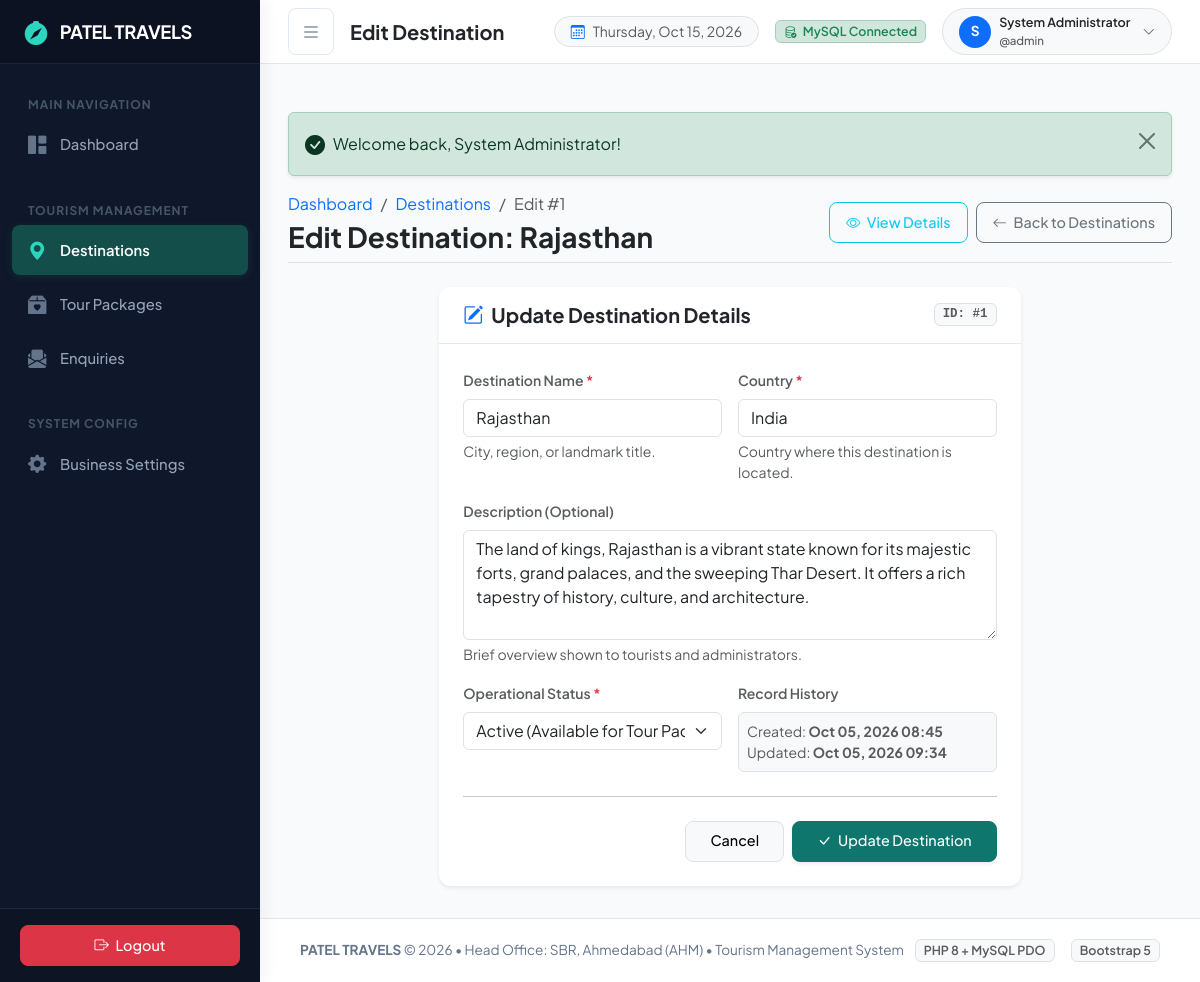
The page /admin/destinations/edit.php?id=1 (signed in) on the database as committed earlier.
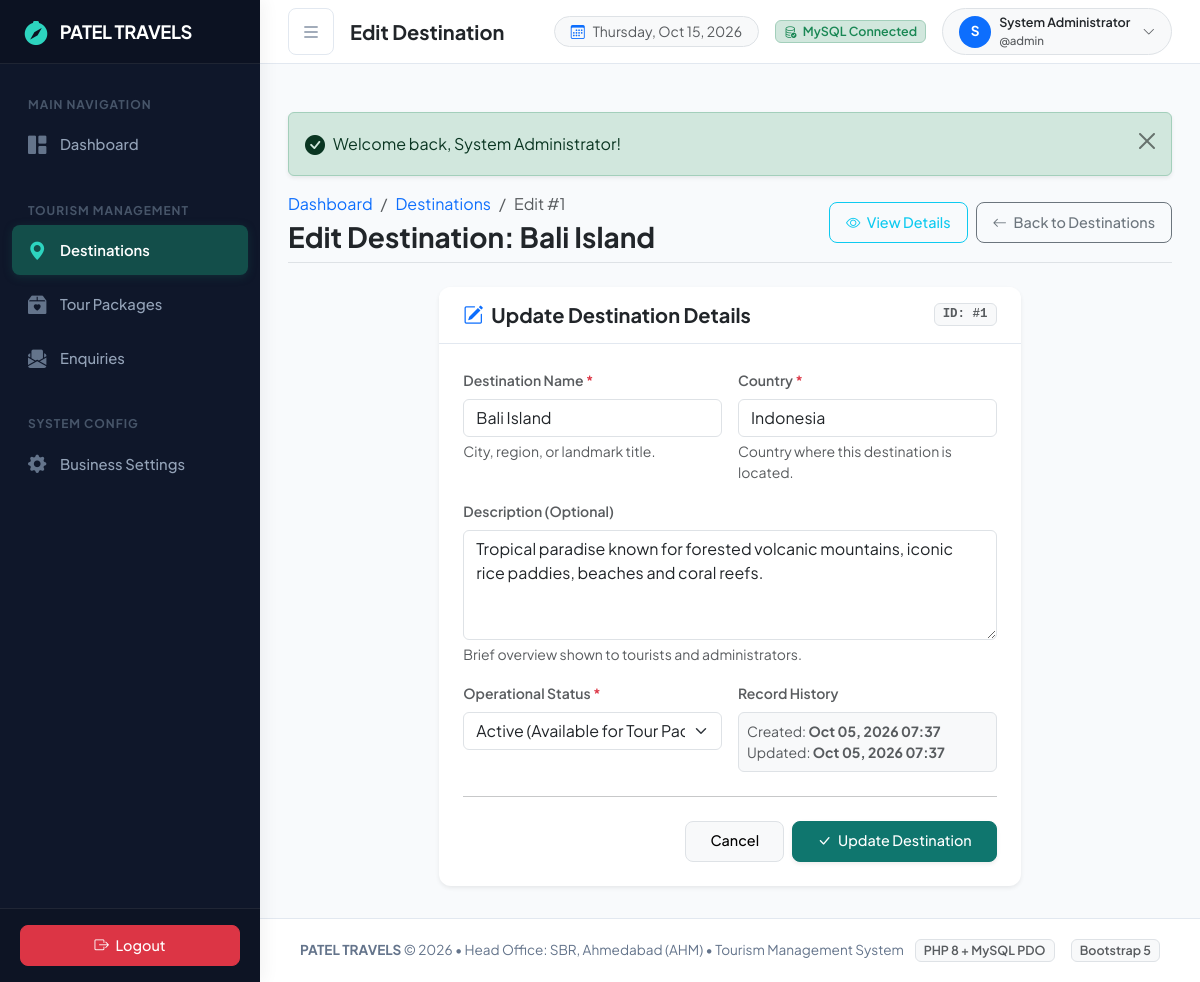
The same page on the database as committed later.
### tables this page shows
CREATE TABLE `destinations` (
  `destination_id` int NOT NULL AUTO_INCREMENT,
  `destination_name` varchar(100) NOT NULL,
  `country` varchar(100) NOT NULL,
  `description` text,
  `status` enum('active','inactive') DEFAULT 'active',
  `created_at` datetime DEFAULT CURRENT_TIMESTAMP,
  `updated_at` datetime DEFAULT CURRENT_TIMESTAMP ON UPDATE CURRENT_TIMESTAMP,
  PRIMARY KEY (`destination_id`),
  KEY `idx_destination_status` (`status`)
);

### includes/auth.php (called while the page is built, shortened)
<?php
function url(string $path = ''): string
{
    $cleanPath = ltrim($path, '/');
    return BASE_PATH . '/' . $cleanPath;
}
function format_date(?string $dateStr, string $format = 'M d, Y'): string
{
    $timestamp = strtotime($dateStr);
    return $timestamp ? date($format, $timestamp) : 'N/A';
}

### admin/destinations/edit.php (the view, shortened to what the changed rows need)
<?php
require_once __DIR__ . '/../../includes/auth.php';
$pdo = getDBConnection();
$id = (int)($_GET['id'] ?? $_POST['destination_id'] ?? 0);
try {
    $stmt = $pdo->prepare('SELECT * FROM destinations WHERE destination_id = :id');
    $stmt->execute([':id' => $id]);
    $destination = $stmt->fetch();
} catch (PDOException $e) {
    set_flash_message('danger', 'Database error: ' . $e->getMessage());
    header('Location: ' . url('admin/destinations/index.php'));
    exit;
}
$name = $destination['destination_name'];
$country = $destination['country'];
$description = $destination['description'] ?? '';
$status = $destination['status'];
require_once __DIR__ . '/../../includes/header.php';
require_once __DIR__ . '/../../includes/navbar.php';
?>
<div class="container-fluid p-0">
    <div class="d-flex flex-column flex-md-row align-items-md-center justify-content-between mb-4 pb-2 border-bottom">
        <div>
            <nav aria-label="breadcrumb">
                <ol class="breadcrumb mb-1 small">
                    <li class="breadcrumb-item"><a href="<?= url('admin/dashboard.php') ?>" class="text-decoration-none">Dashboard</a></li>
                    <li class="breadcrumb-item"><a href="<?= url('admin/destinations/index.php') ?>" class="text-decoration-none">Destinations</a></li>
                    <li class="breadcrumb-item active" aria-current="page">Edit #<?= (int)$destination['destination_id'] ?></li>
                </ol>
            </nav>
            <h3 class="fw-bold mb-0 text-dark">Edit Destination: <?= htmlspecialchars($destination['destination_name'], ENT_QUOTES, 'UTF-8') ?></h3>
        </div>
    </div>
    <div class="row justify-content-center">
        <div class="col-12 col-lg-8">
            <div class="card border-0 shadow-sm">
                <div class="card-body p-4">
                    <form action="<?= url('admin/destinations/edit.php?id=' . $id) ?>" method="POST" autocomplete="off">
                        <div class="row g-3">
                            <div class="col-12 col-md-6">
                                <label for="destination_name" class="form-label fw-semibold small text-muted">Destination Name <span class="text-danger">*</span></label>
                                <input type="text"
                                       class="form-control"
                                       id="destination_name"
                                       name="destination_name"
                                       value="<?= htmlspecialchars($name, ENT_QUOTES, 'UTF-8') ?>"
                                       required
                                       maxlength="100">
                                <div class="form-text text-muted">City, region, or landmark title.</div>
                            </div>
                            <div class="col-12 col-md-6">
                                <label for="country" class="form-label fw-semibold small text-muted">Country <span class="text-danger">*</span></label>
                                <input type="text"
                                       class="form-control"
                                       id="country"
                                       name="country"
                                       value="<?= htmlspecialchars($country, ENT_QUOTES, 'UTF-8') ?>"
                                       required
                                       maxlength="100">
                                <div class="form-text text-muted">Country where this destination is located.</div>
                            </div>
                            <div class="col-12">
                                <label for="description" class="form-label fw-semibold small text-muted">Description (Optional)</label>
                                <textarea class="form-control"
                                          id="description"
                                          name="description"
                                          rows="4"><?= htmlspecialchars($description, ENT_QUOTES, 'UTF-8') ?></textarea>
                                <div class="form-text text-muted">Brief overview shown to tourists and administrators.</div>
                            </div>
                            <div class="col-12 col-md-6">
                                <label for="status" class="form-label fw-semibold small text-muted">Operational Status <span class="text-danger">*</span></label>
                                <select class="form-select" id="status" name="status" required>
                                    <option value="active" <?= ($status === 'active') ? 'selected' : '' ?>>Active (Available for Tour Packages)</option>
                                </select>
                            </div>
                            <div class="col-12 col-md-6">
                                <div class="p-2 bg-light border rounded small text-muted">
                                    <div>Created: <strong><?= format_date($destination['created_at'], 'M d, Y H:i') ?></strong></div>
                                    <div>Updated: <strong><?= format_date($destination['updated_at'] ?? $destination['created_at'], 'M d, Y H:i') ?></strong></div>
                                </div>
                            </div>
                        </div>
                    </form>
                </div>
            </div>
        </div>
    </div>
</div>
<?php
require_once __DIR__ . '/../../includes/footer.php';
?>

Rows that differ between the two databases and show on the page:
changed destinations "Active (Available for Tour Packages)": destination_name "Rajasthan" → "Bali Island"; country "India" → "Indonesia"; description "The land of kings, Rajasthan is a vibrant state known for its majestic forts, grand palaces, and the sweeping Thar Desert. It offers a rich tapestry of history, culture, and architecture." → "Tropical paradise known for forested volcanic mountains, iconic rice paddies, beaches and coral reefs."; created_at "Oct 05, 2026 08:45" → "Oct 05, 2026 07:37"; updated_at "Oct 05, 2026 09:34" → "Oct 05, 2026 07:37"
